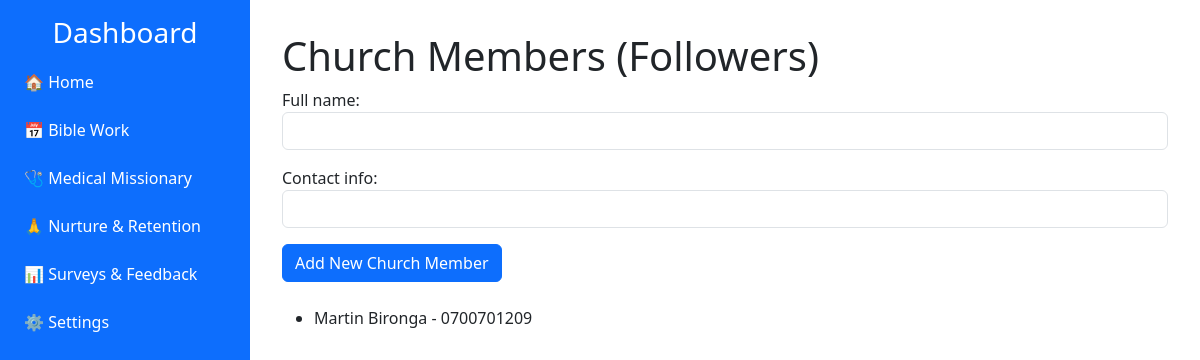
Page /nurture/church-members/ on the earlier database version.
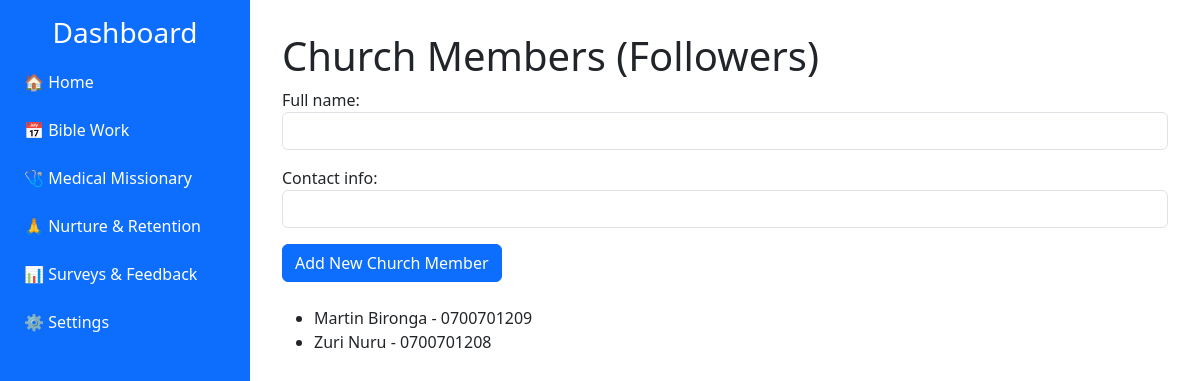
Same page on the later database version.
### nurture/models.py (models this page shows, shortened)
class ChurchMember(models.Model):
    full_name = models.CharField(max_length=255)
    contact_info = models.CharField(max_length=255, blank=True)

### nurture/views.py (the view)
# urls.py: path('church-members/', views.church_member_list, name='church_member_list'),
def church_member_list(request):
    members = ChurchMember.objects.all()
    if request.method == 'POST':
        form = ChurchMemberForm(request.POST)
        if form.is_valid():
            form.save()
            return redirect('church_member_list')
    else:
        form = ChurchMemberForm()
    return render(request, 'nurture/church_member_list.html', {'members': members, 'form': form})

### nurture/forms.py
class ChurchMemberForm(forms.ModelForm):
    class Meta:
        model = ChurchMember
        fields = ['full_name', 'contact_info']
    def __init__(self, *args, **kwargs):
        super().__init__(*args, **kwargs)
        for field in self.visible_fields():
            field.field.widget.attrs['class'] = 'form-control'

### nurture/templates/nurture/church_member_list.html (shortened to what this page needs)
{% extends "nurture/base.html" %}
{% block content %}
<h1>Church Members (Followers)</h1>
<form method="post" class="mb-4">
  {{ form.as_p }}
  <button type="submit" class="btn btn-primary">Add New Church Member</button>
</form>
<ul>
  {% for member in members %}
    <li>{{ member.full_name }} - {{ member.contact_info }}</li>
  {% empty %}
    <li>No church members found.</li>
  {% endfor %}
</ul>
{% endblock %}

### nurture/templates/nurture/base.html (shortened to what this page needs)
{% extends "base.html" %}

### base/templates/base.html (shortened to what this page needs)
<!DOCTYPE html>
<html lang="en">
<head>
    <link href="https://cdn.jsdelivr.net/npm/bootstrap@5.3.0/dist/css/bootstrap.min.css" rel="stylesheet" />
</head>
<body>
  <nav id="sidebar" aria-label="Sidebar Navigation">
    <h3 class="text-center">Dashboard</h3>
    <a href="/" class="{% if request.path == '/' %}active{% endif %}">🏠 Home</a>
    <a href="{% url 'biblework_home' %}" class="{% if request.path == '/biblework/home/' %}active{% endif %}">📅 Bible Work</a>
    <a href="/" class="{% if request.path == '/' %}active{% endif %}">🩺 Medical Missionary</a>
    <a href="{% url 'nurture_dashboard' %}" class="{% if request.path == '/nurture/church_members/' %}active{% endif %}">🙏 Nurture & Retention</a>
    <a href="{% url 'survey_list' %}">📊 Surveys & Feedback</a>
    <a href="#" class="">⚙️ Settings</a>
  </nav>
  <main id="content">
    {% block content %}{% endblock %}
  </main>
</body>
</html>

### base/templates/base.html (style rules this page uses)
body { min-height: 100vh; display: flex; flex-direction: row; }
#sidebar { width: 250px; height: 100vh; position: fixed; background-color: #0d6efd; color: white; padding-top: 1rem; }
#sidebar a { color: white; padding: 0.75rem 1.5rem; display: block; text-decoration: none; }
#content { margin-left: 250px; padding: 2rem; flex-grow: 1; }

Differences in the rows shown:
added ChurchMember: full_name "Zuri Nuru", contact_info "0700701208"
